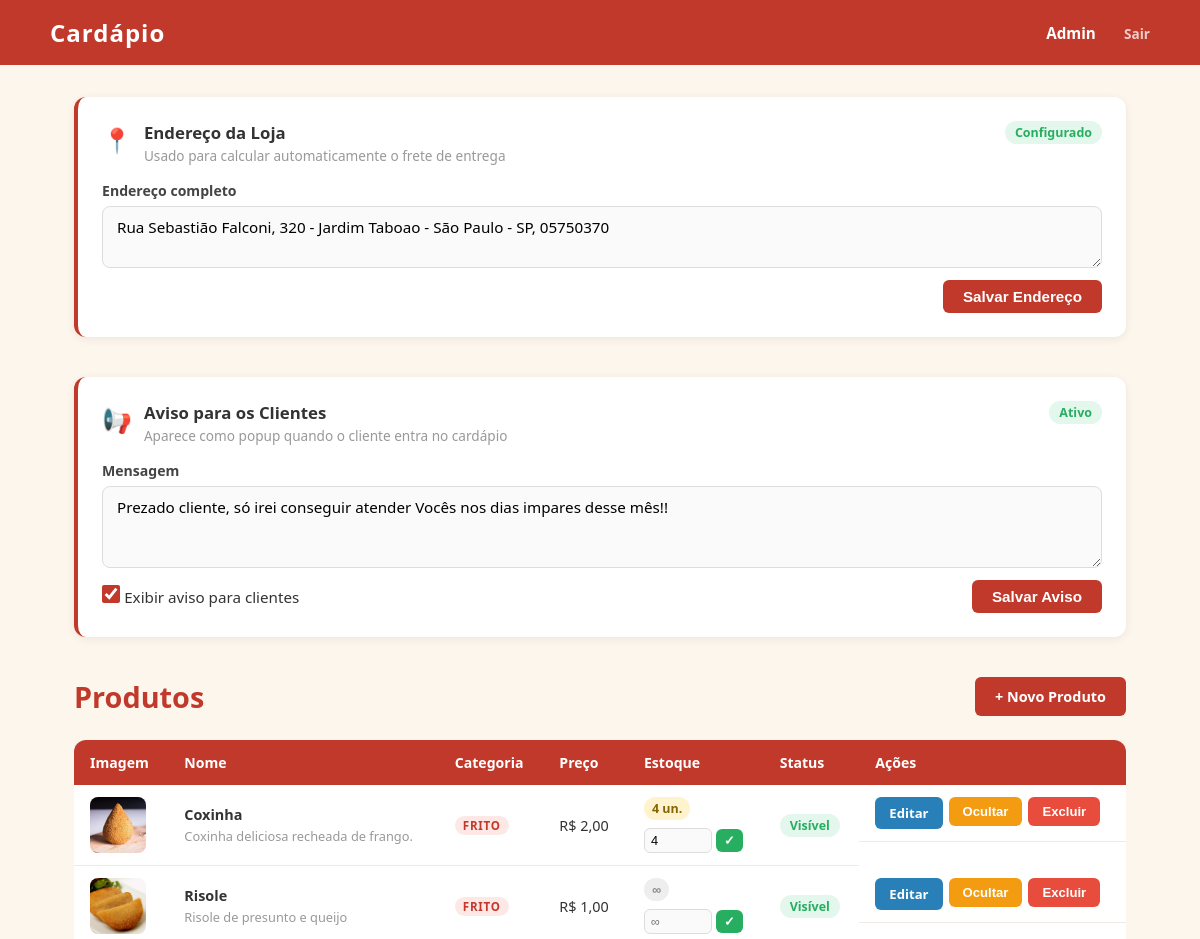
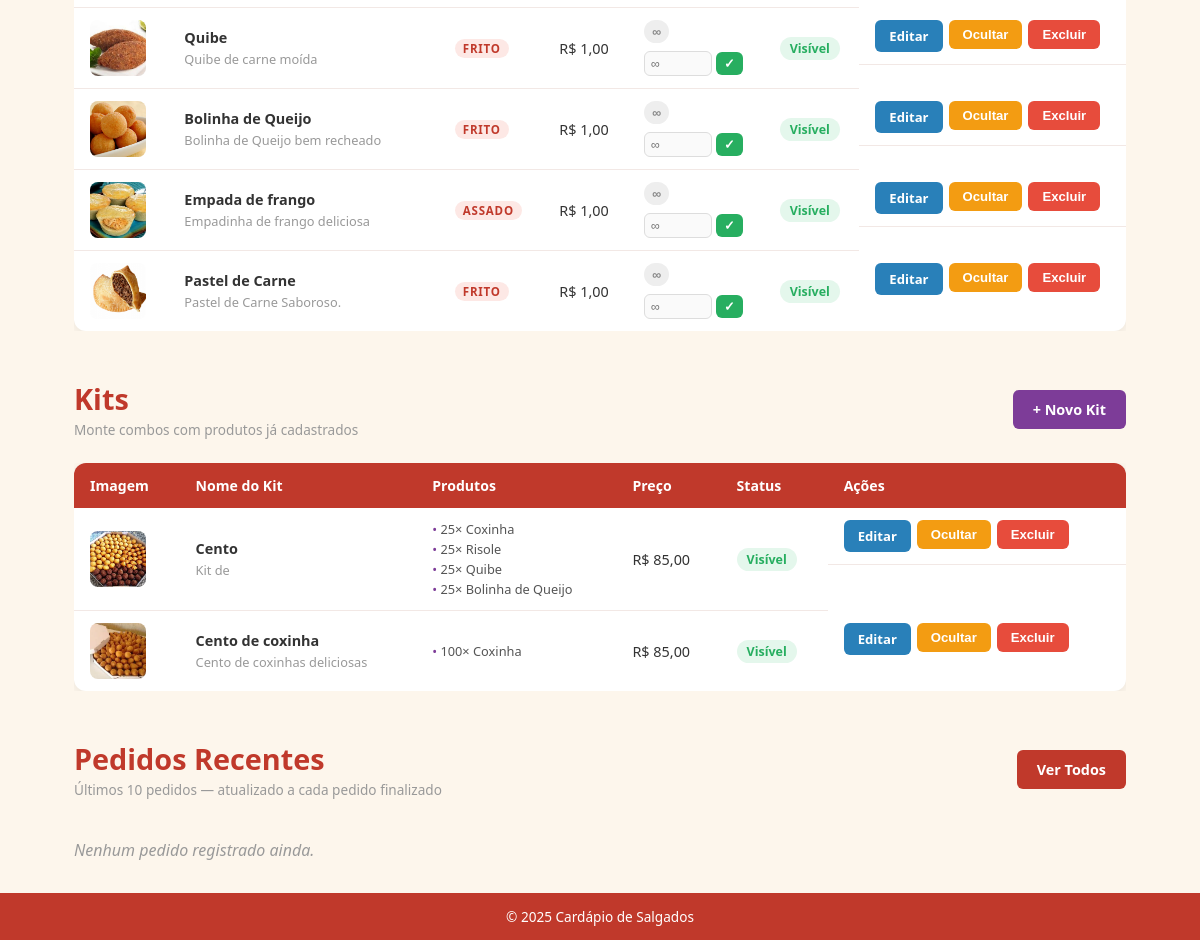
/admin (signed in), run on the app's committed database (2 pictures, top to bottom).
### app.py (models this page shows)
class Configuracao(db.Model):
    id = db.Column(db.Integer, primary_key=True)
    endereco_loja = db.Column(db.String(300), nullable=False, default='')

class Aviso(db.Model):
    id = db.Column(db.Integer, primary_key=True)
    texto = db.Column(db.Text, nullable=False, default='')
    ativo = db.Column(db.Boolean, default=True)

class Produto(db.Model):
    id = db.Column(db.Integer, primary_key=True)
    nome = db.Column(db.String(100), nullable=False)
    descricao = db.Column(db.Text, nullable=True)
    preco = db.Column(db.String(20), nullable=False)
    categoria = db.Column(db.String(50), nullable=False)
    imagem = db.Column(db.String(200), nullable=True)
    visivel = db.Column(db.Boolean, default=True)
    estoque = db.Column(db.Integer, nullable=True, default=None)

class Kit(db.Model):
    id = db.Column(db.Integer, primary_key=True)
    nome = db.Column(db.String(100), nullable=False)
    descricao = db.Column(db.Text, nullable=True)
    preco = db.Column(db.String(20), nullable=False)
    imagem = db.Column(db.String(200), nullable=True)
    visivel = db.Column(db.Boolean, default=True)
    itens = db.relationship('KitItem', backref='kit', cascade='all, delete-orphan')

class KitItem(db.Model):
    id = db.Column(db.Integer, primary_key=True)
    kit_id = db.Column(db.Integer, db.ForeignKey('kit.id'), nullable=False)
    produto_id = db.Column(db.Integer, db.ForeignKey('produto.id'), nullable=False)
    quantidade = db.Column(db.Integer, default=1)
    produto = db.relationship('Produto')

### app.py (the view)
@app.route('/admin')
@login_necessario
def admin():
    produtos = Produto.query.all()
    kits = Kit.query.all()
    aviso = get_aviso()
    config = get_configuracao()
    pedidos = Pedido.query.order_by(Pedido.data.desc()).limit(10).all()
    return render_template('admin.html', produtos=produtos, kits=kits, aviso=aviso,
                           config=config, pedidos=pedidos)

### templates/admin.html (shortened to what this page needs)
{% extends 'index.html' %}
{% block conteudo %}
<div class="aviso-admin-card">
    <div class="aviso-admin-titulo">
        <span>📍</span>
        <div>
            <h3>Endereço da Loja</h3>
            <p class="admin-sub">Usado para calcular automaticamente o frete de entrega</p>
        </div>
        {% if config.endereco_loja %}
            <span class="badge-visivel">Configurado</span>
        {% else %}
            <span class="badge-oculto">Não configurado</span>
        {% endif %}
    </div>
    <form method="POST" action="{{ url_for('salvar_configuracao') }}">
        <div class="form-group" style="margin-bottom:12px">
            <label for="endereco-loja">Endereço completo</label>
            <textarea id="endereco-loja" name="endereco_loja" rows="2"
                placeholder="Ex: Rua das Flores, 123 – Bairro, Cidade – SP">{{ config.endereco_loja }}</textarea>
        </div>
        <div style="text-align:right">
            <button type="submit" class="btn btn-salvar" style="padding:8px 20px">Salvar Endereço</button>
        </div>
    </form>
</div>
<div class="aviso-admin-card">
    <div class="aviso-admin-titulo">
        <span>📢</span>
        <div>
            <h3>Aviso para os Clientes</h3>
            <p class="admin-sub">Aparece como popup quando o cliente entra no cardápio</p>
        </div>
        <span class="badge-{{ 'visivel' if aviso.ativo else 'oculto' }}">
            {{ 'Ativo' if aviso.ativo else 'Inativo' }}
        </span>
    </div>
    <form method="POST" action="{{ url_for('salvar_aviso') }}">
        <div class="form-group" style="margin-bottom:12px">
            <label for="aviso-texto">Mensagem</label>
            <textarea id="aviso-texto" name="texto" rows="3"
                placeholder="Ex: Prezados clientes, só irei atender nos dias pares deste mês.">{{ aviso.texto }}</textarea>
        </div>
        <div class="aviso-admin-rodape">
            <div class="form-check" style="margin:0">
                <input type="checkbox" id="aviso-ativo" name="ativo" {{ 'checked' if aviso.ativo }}>
                <label for="aviso-ativo">Exibir aviso para clientes</label>
            </div>
            <button type="submit" class="btn btn-salvar" style="padding:8px 20px">Salvar Aviso</button>
        </div>
    </form>
</div>
<div class="admin-header">
    <h2>Produtos</h2>
    <a href="{{ url_for('criar_produto') }}" class="btn btn-criar">+ Novo Produto</a>
</div>
<div class="tabela-wrapper">
    {% if produtos %}
    <table>
        <thead>
            <tr>
                <th>Imagem</th>
                <th>Nome</th>
                <th>Categoria</th>
                <th>Preço</th>
                <th>Estoque</th>
                <th>Status</th>
                <th>Ações</th>
            </tr>
        </thead>
        <tbody>
            {% for p in produtos %}
            <tr class="{{ 'oculto' if not p.visivel }}">
                <td>
                    {% if p.imagem %}
                        <img src="{{ url_for('static', filename='uploads/' + p.imagem) }}" class="thumb" alt="{{ p.nome }}">
                    {% else %}
                        <div class="sem-imagem">Sem foto</div>
                    {% endif %}
                </td>
                <td>
                    <strong>{{ p.nome }}</strong>
                    {% if p.descricao %}
                        <p class="descricao-mini">{{ p.descricao[:60] }}{% if p.descricao|length > 60 %}...{% endif %}</p>
                    {% endif %}
                </td>
                <td><span class="badge-cat">{{ p.categoria }}</span></td>
                <td>R$ {{ p.preco }}</td>
                <td>
                    {% if p.estoque is none %}
                        <span class="badge-stock ilimitado">∞</span>
                    {% elif p.estoque == 0 %}
                        <span class="badge-stock esgotado">Esgotado</span>
                    {% elif p.estoque <= 5 %}
                        <span class="badge-stock baixo">{{ p.estoque }} un.</span>
                    {% else %}
                        <span class="badge-stock ok">{{ p.estoque }} un.</span>
                    {% endif %}
                    <form method="POST" action="{{ url_for('atualizar_estoque', id=p.id) }}"
                          class="form-estoque-inline">
                        <input type="number" name="estoque" min="0"
                               value="{{ p.estoque if p.estoque is not none else '' }}"
                               placeholder="∞" class="input-estoque">
                        <button type="submit" class="btn-estoque-save" title="Salvar estoque">✓</button>
                    </form>
                </td>
                <td>
                    {% if p.visivel %}<span class="badge-visivel">Visível</span>
                    {% else %}<span class="badge-oculto">Oculto</span>{% endif %}
                </td>
                <td class="acoes">
                    <a href="{{ url_for('editar_produto', id=p.id) }}" class="btn btn-editar">Editar</a>
                    <form method="POST" action="{{ url_for('toggle_visibilidade', id=p.id) }}" style="display:inline">
                        <button type="submit" class="btn btn-toggle">{{ 'Ocultar' if p.visivel else 'Mostrar' }}</button>
                    </form>
                    <form method="POST" action="{{ url_for('excluir_produto', id=p.id) }}" style="display:inline"
                          onsubmit="return confirm('Excluir {{ p.nome }}?')">
                        <button type="submit" class="btn btn-excluir">Excluir</button>
                    </form>
                </td>
            </tr>
            {% endfor %}
        </tbody>
    </table>
    {% else %}
        <p class="vazio">Nenhum produto cadastrado. <a href="{{ url_for('criar_produto') }}">Criar primeiro produto</a></p>
    {% endif %}
</div>
<div class="admin-header" style="margin-top: 48px">
    <div>
        <h2>Kits</h2>
        <p class="admin-sub">Monte combos com produtos já cadastrados</p>
    </div>
    <a href="{{ url_for('criar_kit') }}" class="btn btn-kit">+ Novo Kit</a>
</div>
<div class="tabela-wrapper">
    {% if kits %}
    <table>
        <thead>
            <tr>
                <th>Imagem</th>
                <th>Nome do Kit</th>
                <th>Produtos</th>
                <th>Preço</th>
                <th>Status</th>
                <th>Ações</th>
            </tr>
        </thead>
        <tbody>
            {% for k in kits %}
            <tr class="{{ 'oculto' if not k.visivel }}">
                <td>
                    {% if k.imagem %}
                        <img src="{{ url_for('static', filename='uploads/' + k.imagem) }}" class="thumb" alt="{{ k.nome }}">
                    {% else %}
                        <div class="sem-imagem">Sem foto</div>
                    {% endif %}
                </td>
                <td>
                    <strong>{{ k.nome }}</strong>
                    {% if k.descricao %}
                        <p class="descricao-mini">{{ k.descricao[:60] }}{% if k.descricao|length > 60 %}...{% endif %}</p>
                    {% endif %}
                </td>
                <td>
                    <ul class="kit-lista-mini">
                        {% for item in k.itens %}
                            <li>{{ item.quantidade }}× {{ item.produto.nome }}</li>
                        {% endfor %}
                    </ul>
                </td>
                <td>R$ {{ k.preco }}</td>
                <td>
                    {% if k.visivel %}<span class="badge-visivel">Visível</span>
                    {% else %}<span class="badge-oculto">Oculto</span>{% endif %}
                </td>
                <td class="acoes">
                    <a href="{{ url_for('editar_kit', id=k.id) }}" class="btn btn-editar">Editar</a>
                    <form method="POST" action="{{ url_for('toggle_visibilidade_kit', id=k.id) }}" style="display:inline">
                        <button type="submit" class="btn btn-toggle">{{ 'Ocultar' if k.visivel else 'Mostrar' }}</button>
                    </form>
                    <form method="POST" action="{{ url_for('excluir_kit', id=k.id) }}" style="display:inline"
                          onsubmit="return confirm('Excluir o kit {{ k.nome }}?')">
                        <button type="submit" class="btn btn-excluir">Excluir</button>
                    </form>
                </td>
            </tr>
            {% endfor %}
        </tbody>
    </table>
    {% else %}
        <p class="vazio">Nenhum kit cadastrado ainda. <a href="{{ url_for('criar_kit') }}">Criar primeiro kit</a></p>
    {% endif %}
</div>
<div class="admin-header" style="margin-top:48px">
    <div>
        <h2>Pedidos Recentes</h2>
        <p class="admin-sub">Últimos 10 pedidos — atualizado a cada pedido finalizado</p>
    </div>
    <a href="{{ url_for('admin_pedidos') }}" class="btn btn-criar">Ver Todos</a>
</div>
<div class="tabela-wrapper">
    {% if pedidos %}
    <table>
        <thead>
            <tr>
                <th>#</th>
                <th>Data/Hora</th>
                <th>Cliente</th>
                <th>Tipo</th>
                <th>Itens</th>
                <th>Total</th>
            </tr>
        </thead>
        <tbody>
            {% for ped in pedidos %}
            <tr>
                <td><span class="badge-cat">#{{ ped.id }}</span></td>
                <td class="pedido-data">{{ ped.data.strftime('%d/%m %H:%M') }}</td>
                <td><strong>{{ ped.nome_cliente }}</strong></td>
                <td>
                    {% if ped.tipo_entrega == 'entrega' %}
                        <span class="badge-entrega">🛵 Entrega</span>
                    {% else %}
                        <span class="badge-retirada">🏪 Retirada</span>
                    {% endif %}
                </td>
                <td class="pedido-itens">
                    {% for it in ped.itens %}
                        <span>{{ it.quantidade }}× {{ it.produto_nome }}</span>{% if not loop.last %}, {% endif %}
                    {% endfor %}
                </td>
                <td><strong class="pedido-total">R$ {{ '%.2f'|format(ped.total)|replace('.', ',') }}</strong></td>
            </tr>
            {% endfor %}
        </tbody>
    </table>
    {% else %}
        <p class="vazio">Nenhum pedido registrado ainda.</p>
    {% endif %}
</div>
{% endblock %}

### data on the page
Configuracao: endereco_loja "Rua Sebastião Falconi, 320 - Jardim Taboao - São Paulo - SP, 05750370"
Aviso: ativo "Ativo", texto "Prezado cliente, só irei conseguir atender Vocês nos dias impares desse mês!!"
Produto: imagem (picture), nome "Coxinha", descricao "Coxinha deliciosa recheada de frango.", categoria "FRITO", preco "2,00", estoque "4", shows "Visível", visivel "Ocultar"
Produto: imagem (picture), nome "Risole", descricao "Risole de presunto e queijo", categoria "FRITO", preco "1,00", shows "Visível", visivel "Ocultar"
Produto: imagem (picture), nome "Quibe", descricao "Quibe de carne moída", categoria "FRITO", preco "1,00", shows "Visível", visivel "Ocultar"
Produto: imagem (picture), nome "Bolinha de Queijo", descricao "Bolinha de Queijo bem recheado", categoria "FRITO", preco "1,00", shows "Visível", visivel "Ocultar"
Produto: imagem (picture), nome "Empada de frango", descricao "Empadinha de frango deliciosa", categoria "ASSADO", preco "1,00", shows "Visível", visivel "Ocultar"
Produto: imagem (picture), nome "Pastel de Carne", descricao "Pastel de Carne Saboroso.", categoria "FRITO", preco "1,00", shows "Visível", visivel "Ocultar"
Kit: imagem (picture), nome "Cento", descricao "Kit de", preco "85,00", shows "Visível", visivel "Ocultar"
KitItem: quantidade "25", produto.nome "Coxinha"
KitItem: quantidade "25", produto.nome "Risole"
KitItem: quantidade "25", produto.nome "Quibe"
KitItem: quantidade "25", produto.nome "Bolinha de Queijo"
Kit: imagem (picture), nome "Cento de coxinha", descricao "Cento de coxinhas deliciosas", preco "85,00", shows "Visível", visivel "Ocultar"
KitItem: quantidade "100", produto.nome "Coxinha"
